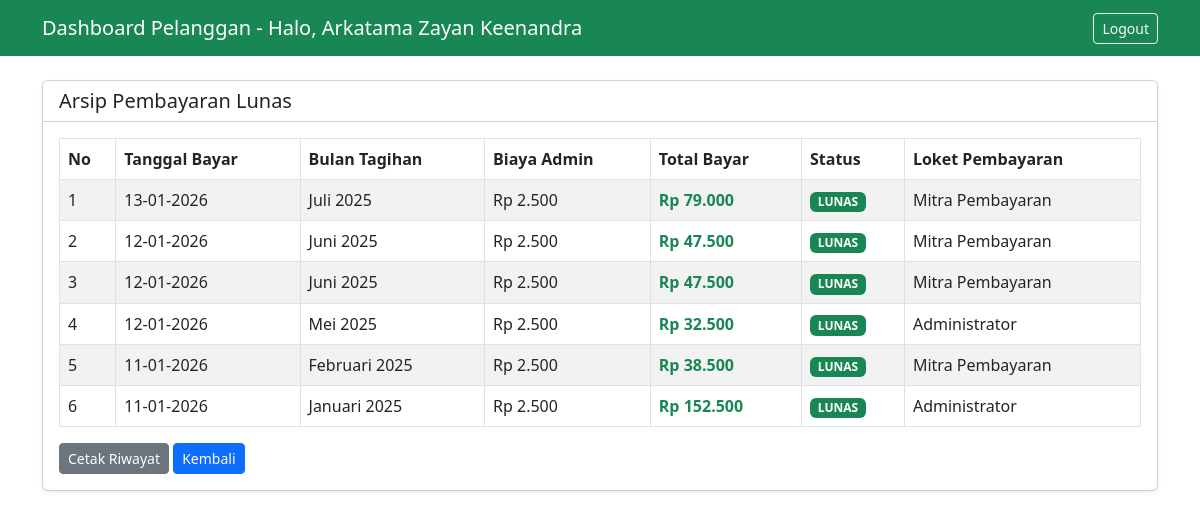
Page /pelanggan/riwayat.php (signed in) on the committed database.
### tables this page shows
CREATE TABLE `pembayaran` (
  `id_pembayaran` int(11) NOT NULL,
  `id_tagihan` int(11) DEFAULT NULL,
  `id_pelanggan` int(11) DEFAULT NULL,
  `tanggal_pembayaran` date DEFAULT NULL,
  `bulan_bayar` varchar(20) DEFAULT NULL,
  `biaya_admin` float DEFAULT NULL,
  `total_bayar` float DEFAULT NULL,
  `id_user` int(11) DEFAULT NULL
);

CREATE TABLE `tagihan` (
  `id_tagihan` int(11) NOT NULL,
  `id_penggunaan` int(11) DEFAULT NULL,
  `id_pelanggan` int(11) DEFAULT NULL,
  `bulan` varchar(20) DEFAULT NULL,
  `tahun` varchar(4) DEFAULT NULL,
  `jumlah_meter` int(11) DEFAULT NULL,
  `status` varchar(20) DEFAULT NULL
);

CREATE TABLE `user` (
  `id_user` int(11) NOT NULL,
  `username` varchar(50) DEFAULT NULL,
  `password` varchar(255) DEFAULT NULL,
  `nama_admin` varchar(50) DEFAULT NULL,
  `id_level` int(11) DEFAULT NULL
);

### pelanggan/riwayat.php (the view, shortened to what this page needs)
<?php
include '../config.php';
$id_pelanggan = $_SESSION['id_pelanggan'];
$nama = $_SESSION['nama_pelanggan'];
?>
<!DOCTYPE html>
<html>
<head>
    <link href="https://cdn.jsdelivr.net/npm/bootstrap@5.3.0/dist/css/bootstrap.min.css" rel="stylesheet">
</head>
<body>
    <nav class="navbar navbar-dark bg-success">
        <div class="container">
            <a class="navbar-brand">Dashboard Pelanggan - Halo, <?= $nama ?></a>
            <a href="../logout.php" class="btn btn-outline-light btn-sm">Logout</a>
        </div>
    </nav>
    <div class="container mt-4">
        <div class="card shadow-sm">
            <div class="card-header bg-white">
                <h5 class="mb-0">Arsip Pembayaran Lunas</h5>
            </div>
            <div class="card-body">
                <table class="table table-striped table-bordered">
                    <thead>
                        <tr>
                            <th>No</th>
                            <th>Tanggal Bayar</th>
                            <th>Bulan Tagihan</th>
                            <th>Biaya Admin</th>
                            <th>Total Bayar</th>
                            <th>Status</th>
                            <th>Loket Pembayaran</th>
                        </tr>
                    </thead>
                    <tbody>
                        <?php
                        $query = "SELECT bayar.*, tgh.bulan, tgh.tahun, usr.nama_admin
                                  FROM pembayaran bayar
                                  JOIN tagihan tgh ON bayar.id_tagihan = tgh.id_tagihan
                                  JOIN user usr ON bayar.id_user = usr.id_user
                                  WHERE bayar.id_pelanggan = '$id_pelanggan'
                                  ORDER BY bayar.id_pembayaran DESC";
                        $sql = mysqli_query($koneksi, $query);
                        $no = 1;
                        if(mysqli_num_rows($sql) > 0){
                            while($d = mysqli_fetch_assoc($sql)){
                                echo "<tr>
                                    <td>$no</td>
                                    <td>".date('d-m-Y', strtotime($d['tanggal_pembayaran']))."</td>
                                    <td>$d[bulan] $d[tahun]</td>
                                    <td>Rp ".number_format($d['biaya_admin'],0,',','.')."</td>
                                    <td class='fw-bold text-success'>Rp ".number_format($d['total_bayar'],0,',','.')."</td>
                                    <td><span class='badge bg-success'>LUNAS</span></td>
                                    <td>$d[nama_admin]</td>
                                </tr>";
                                $no++;
                            }
                        } else {
                            echo "<tr><td colspan='7' class='text-center'>Belum ada riwayat pembayaran.</td></tr>";
                        }
                        ?>
                    </tbody>
                </table>
                <div class="mt-3">
                    <button onclick="window.print()" class="btn btn-secondary btn-sm">Cetak Riwayat</button>
                    <a href="index.php" class="btn btn-primary btn-sm">Kembali</a>
                </div>
            </div>
        </div>
    </div>
</body>
</html>

### rows in the picture
pembayaran: tanggal_pembayaran "13-01-2026", id_tagihan.bulan "Juli", id_tagihan.tahun "2025", biaya_admin "2.500", total_bayar "79.000", id_user.nama_admin "Mitra Pembayaran"
pembayaran: tanggal_pembayaran "12-01-2026", id_tagihan.bulan "Juni", id_tagihan.tahun "2025", biaya_admin "2.500", total_bayar "47.500", id_user.nama_admin "Mitra Pembayaran"
pembayaran: tanggal_pembayaran "12-01-2026", id_tagihan.bulan "Juni", id_tagihan.tahun "2025", biaya_admin "2.500", total_bayar "47.500", id_user.nama_admin "Mitra Pembayaran"
pembayaran: tanggal_pembayaran "12-01-2026", id_tagihan.bulan "Mei", id_tagihan.tahun "2025", biaya_admin "2.500", total_bayar "32.500", id_user.nama_admin "Administrator"
pembayaran: tanggal_pembayaran "11-01-2026", id_tagihan.bulan "Februari", id_tagihan.tahun "2025", biaya_admin "2.500", total_bayar "38.500", id_user.nama_admin "Mitra Pembayaran"
pembayaran: tanggal_pembayaran "11-01-2026", id_tagihan.bulan "Januari", id_tagihan.tahun "2025", biaya_admin "2.500", total_bayar "152.500", id_user.nama_admin "Administrator"

### other values in the picture
$nama "Arkatama Zayan Keenandra"
